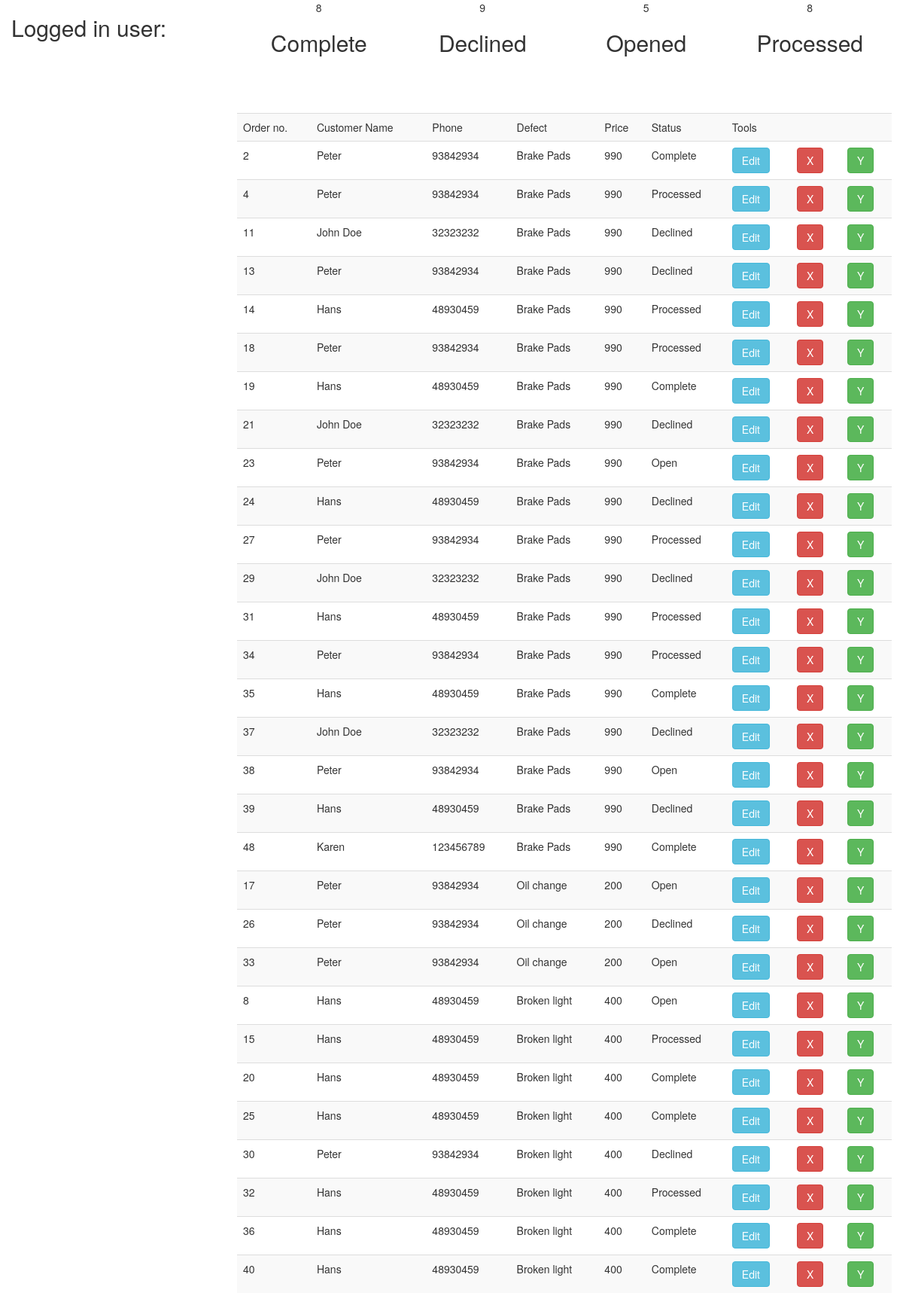
The app's page /profile.php with its own data.
### tables this page shows
CREATE TABLE `orders` (
  `id` int(11) NOT NULL,
  `name` varchar(50) NOT NULL,
  `phone` int(50) NOT NULL,
  `defect` varchar(50) NOT NULL,
  `time` timestamp(6) NOT NULL DEFAULT CURRENT_TIMESTAMP(6),
  `status` varchar(11) NOT NULL
);

CREATE TABLE `defect` (
  `id` int(11) NOT NULL,
  `defect` varchar(50) NOT NULL,
  `price` int(11) NOT NULL
);

CREATE TABLE `status_table` (
  `id` int(11) NOT NULL,
  `status` varchar(11) NOT NULL
);

### profile.php (the view, shortened to what this page needs)
<?php
$host = "127.0.0.1:3306";
$user = "root";
$pass = "";
$con = mysqli_connect($host,$user,$pass,"mechanic");
?>
<!DOCTYPE html>
<html lang="en">
<head>
    <link href="vendor/bootstrap/css/bootstrap.min.css" rel="stylesheet">
    <link href="vendor/font-awesome/css/font-awesome.min.css" rel="stylesheet" type="text/css">
    <link href="css/style.css" rel="stylesheet">
</head>
<body>
    <div class="col-lg-3">
        <h2>Logged in user:</h2>
    </div>
    <div class="col-lg-9">
        <?php
        $query="SELECT COUNT(id) as com FROM orders WHERE orders.status = 1 ";
        $ran = $con->query($query);
        $number = $ran->fetch_assoc();
        ?>
        <div class="col-lg-3 dash-box"><?php echo $number['com']; ?><h2>Complete</h2></div> <?php
        $query1="SELECT COUNT(id) as decn FROM orders WHERE orders.status = 2 ";
        $ran1 = $con->query($query1);
        $number1 = $ran1->fetch_assoc();
        ?>
        <div class="col-lg-3 dash-box"><?php echo $number1['decn']; ?><h2>Declined</h2></div> <?php
        $query="SELECT COUNT(id) as openn FROM orders WHERE orders.status = 3 ";
        $ran = $con->query($query);
        $number = $ran->fetch_assoc();
        ?>
        <div class="col-lg-3 dash-box"><?php echo $number['openn']; ?><h2>Opened</h2></div> <?php
        $query="SELECT COUNT(id) as total FROM orders WHERE orders.status = 4 ";
        $ran = $con->query($query);
        $number = $ran->fetch_assoc();
        ?>
        <div class="col-lg-3 dash-box"><?php echo $number['total']; ?><h2>Processed</h2></div>
        <table class="table table-striped">
<tr><td>Order no.</td><td>Customer Name</td><td>Phone</td><td>Defect</td><td>Price</td><td>Status</td><td>Tools</td><td></td><td></td></tr>
<?php
$sql = "SELECT orders.id,orders.name,orders.phone, defect.defect, defect.price, status_table.status FROM orders INNER JOIN defect ON orders.defect=defect.id INNER JOIN status_table ON orders.status=status_table.id";
$result = $con->query($sql);
if ($result->num_rows > 0) {
    while($row = $result->fetch_assoc()) {
        echo "<tr><td>".$row["id"]."</td><td> " . $row["name"]. " </td><td> " . $row["phone"]." </td><td>" .$row["defect"].  " </td><td>".$row["price"]. "</td><td>".$row["status"]."</td><td><a href='edit.php?id=".$row["id"]."' class=\"btn btn-info\" role=\"button\">Edit</a></td>
<td>
<form method='get' action='profile.php'>
    <input type='hidden' name='id' id='id' value='".$row["id"]."' >
<input class='btn-danger btn' value='X' id='delete' type='submit' name='delete'>
</form>
</td>
<td>
<form method='get' action='profile.php'>
    <input type='hidden' name='id' id='id' value='".$row["id"]."' >
<input class='btn-success btn' value='Y' id='complete' type='submit' name='complete'>
</form>
</td>
</tr>";
    }
} else {
    echo "0 results";
}
?>
</table>
    </div>
</body>
</html>

### css/style.css (style rules this page uses)
.dash-box { height: 150px; text-align: center; }

### records on screen
orders: id "2", name "Peter", phone "93842934", defect.defect "Brake Pads", defect.price "990", status_table.status "Complete"
orders: id "4", name "Peter", phone "93842934", defect.defect "Brake Pads", defect.price "990", status_table.status "Processed"
orders: id "11", name "John Doe", phone "32323232", defect.defect "Brake Pads", defect.price "990", status_table.status "Declined"
orders: id "13", name "Peter", phone "93842934", defect.defect "Brake Pads", defect.price "990", status_table.status "Declined"
orders: id "14", name "Hans", phone "48930459", defect.defect "Brake Pads", defect.price "990", status_table.status "Processed"
orders: id "18", name "Peter", phone "93842934", defect.defect "Brake Pads", defect.price "990", status_table.status "Processed"
orders: id "19", name "Hans", phone "48930459", defect.defect "Brake Pads", defect.price "990", status_table.status "Complete"
orders: id "21", name "John Doe", phone "32323232", defect.defect "Brake Pads", defect.price "990", status_table.status "Declined"
orders: id "23", name "Peter", phone "93842934", defect.defect "Brake Pads", defect.price "990", status_table.status "Open"
orders: id "24", name "Hans", phone "48930459", defect.defect "Brake Pads", defect.price "990", status_table.status "Declined"
orders: id "27", name "Peter", phone "93842934", defect.defect "Brake Pads", defect.price "990", status_table.status "Processed"
orders: id "29", name "John Doe", phone "32323232", defect.defect "Brake Pads", defect.price "990", status_table.status "Declined"
orders: id "31", name "Hans", phone "48930459", defect.defect "Brake Pads", defect.price "990", status_table.status "Processed"
orders: id "34", name "Peter", phone "93842934", defect.defect "Brake Pads", defect.price "990", status_table.status "Processed"
orders: id "35", name "Hans", phone "48930459", defect.defect "Brake Pads", defect.price "990", status_table.status "Complete"
orders: id "37", name "John Doe", phone "32323232", defect.defect "Brake Pads", defect.price "990", status_table.status "Declined"
orders: id "38", name "Peter", phone "93842934", defect.defect "Brake Pads", defect.price "990", status_table.status "Open"
orders: id "39", name "Hans", phone "48930459", defect.defect "Brake Pads", defect.price "990", status_table.status "Declined"
orders: id "48", name "Karen", phone "123456789", defect.defect "Brake Pads", defect.price "990", status_table.status "Complete"
orders: id "17", name "Peter", phone "93842934", defect.defect "Oil change", defect.price "200", status_table.status "Open"
orders: id "26", name "Peter", phone "93842934", defect.defect "Oil change", defect.price "200", status_table.status "Declined"
orders: id "33", name "Peter", phone "93842934", defect.defect "Oil change", defect.price "200", status_table.status "Open"
orders: id "8", name "Hans", phone "48930459", defect.defect "Broken light", defect.price "400", status_table.status "Open"
orders: id "15", name "Hans", phone "48930459", defect.defect "Broken light", defect.price "400", status_table.status "Processed"
orders: id "20", name "Hans", phone "48930459", defect.defect "Broken light", defect.price "400", status_table.status "Complete"
orders: id "25", name "Hans", phone "48930459", defect.defect "Broken light", defect.price "400", status_table.status "Complete"
orders: id "30", name "Peter", phone "93842934", defect.defect "Broken light", defect.price "400", status_table.status "Declined"
orders: id "32", name "Hans", phone "48930459", defect.defect "Broken light", defect.price "400", status_table.status "Processed"
orders: id "36", name "Hans", phone "48930459", defect.defect "Broken light", defect.price "400", status_table.status "Complete"
orders: id "40", name "Hans", phone "48930459", defect.defect "Broken light", defect.price "400", status_table.status "Complete"

### other values on screen
$number['com'] "8"
$number1['decn'] "9"
$number['openn'] "5"
$number['total'] "8"
